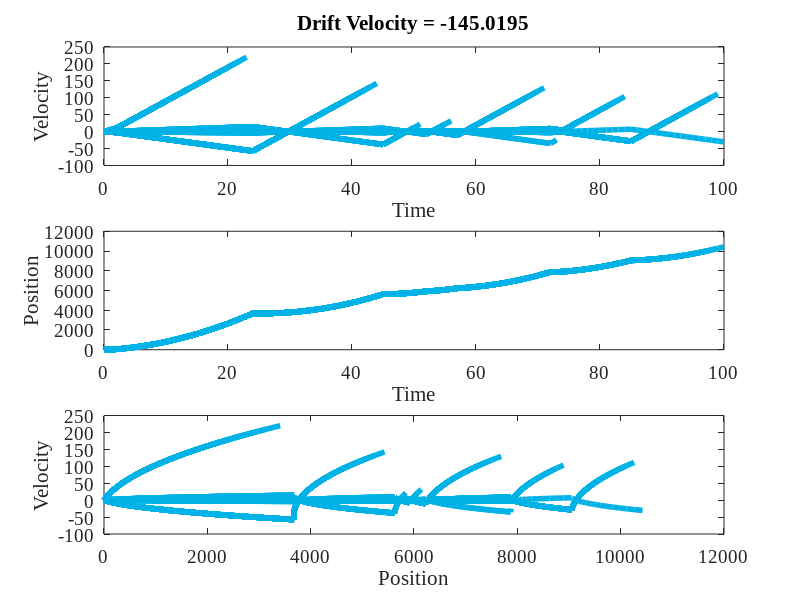

Reproduce this figure in MATLAB.
set(0,'DefaultFigureWindowStyle','docked')
set(0,'defaultaxesfontsize',14)
set(0,'defaultaxesfontname','Times New Roman')
set(0,'DefaultLineLineWidth', 4);
v = 0:1;
x = 0:1;
f = 10;
m = 9.10938356*10^-31;
a = 10; 
t = 0;
dt = 1;
Nt = 100;

for i = 2:Nt 
    t = dt*i;
    time(i) = t; 
    v(:,i) = v(:,i-1) + (a*dt);
    x(:,i) = x(:,i-1) + (v(:,i-1)*dt) + ((a*dt)^2)/2;
    
    % for one particle
    % x = x + v*dt +(((a*dt)^2)/2);
    % v = v + a*dt;
    % v_t = v;
    % x_t = x;
    
     scatter = rand(50,1) <0.05;
    
     if scatter <0.05
         v = -0.25*v;
     end 
     drift = sum(v);
    
     subplot(3,1,1),
     plot(time,v,'-','Color',[0,0.7,0.9])
     hold on
     
     title(['Drift Velocity = ' num2str(drift)])
     xlabel('Time')
     ylabel('Velocity')
     
     
     subplot(3,1,2); 
     plot(time,x,'-','Color',[0,0.7,0.9])
     xlabel('Time')
     ylabel('Position')
     hold on
    
     subplot(3,1,3); 
     plot(x(1,:),v(1,:),'Color',[0,0.7,0.9])
     xlabel('Position')
     ylabel('Velocity')
     hold on
     drawnow

    
end